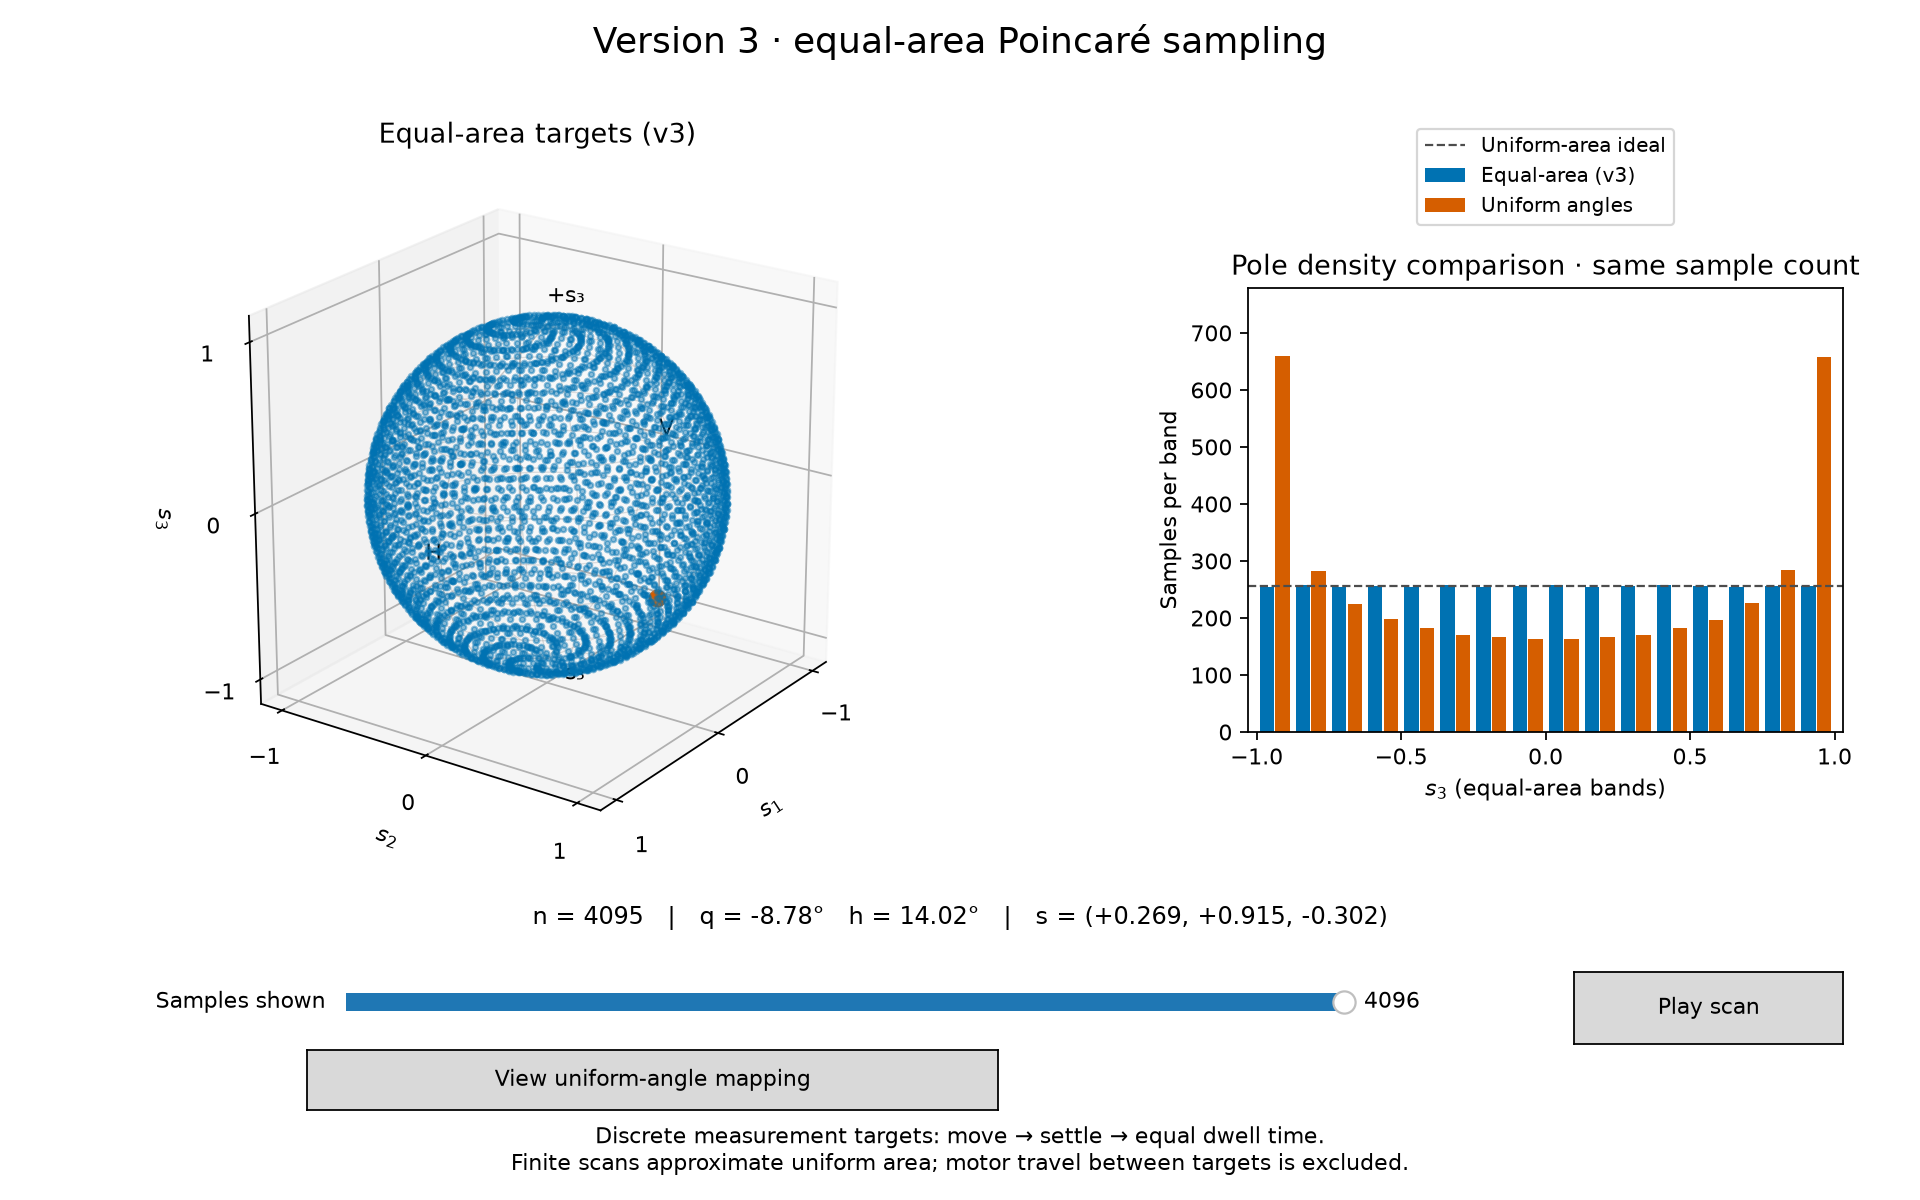

Source code (Python):
"""Version 3: equal-area sampling from an irrational torus sequence.

Horizontal input -> QWP(q) -> HWP(h). Requires numpy, matplotlib, and the
adjacent poincare_scan.py module (which defines the Stokes convention).

For n=0,1,...,N-1:
    u = frac(1/2 + n*(sqrt(5)-1)/2)
    v = frac(n*(sqrt(2)-1))
    z = 2*u-1; longitude = 2*pi*v
    q = arcsin(z)/2
    h = (longitude+2*q)/4 mod (pi/2)
Angles in these equations are radians. The first sample has q=h=0 and is H.

1, (sqrt(5)-1)/2, sqrt(2)-1 are rationally independent, making (u,v)
equidistributed on the unit square in exact arithmetic. dOmega=dz*dlongitude
shows that the equal-area mapping is asymptotically uniform on the sphere.
Finite prefixes are approximately uniform; floating-point precision is finite.

This is a sequence of measurement targets, NOT a continuous motor trajectory.
Move to each pair, settle, then measure with equal dwell time. Connecting
the targets does not give uniform time sampling of the sphere. Animation
reveals discrete samples, without drawing fictitious paths between them.

The uniform-angle comparison uses the SAME latent torus samples, but the
version-2 mapping q=180*u, h=90*v. This isolates mapping bias from scheduling.
Its initial angles are (90,0) degrees (also H); version 3 starts at (0,0).

Run: python poincare_equal_area_scan.py
Save: python poincare_equal_area_scan.py --save equal_area_scan.png
Export targets: python poincare_equal_area_scan.py --csv equal_area_scan.csv
Validate: python poincare_equal_area_scan.py --check
"""

import argparse
import numpy as np
from poincare_scan import stokes, jones_plate, validate as validate_optics

ALPHA = (np.sqrt(5)-1)/2
BETA = np.sqrt(2)-1
BAND_EDGES = np.linspace(-1,1,17)
MODES = ('equal-area','uniform-angle')


def inverse_stokes(z, longitude):
    """Convert target s3 and longitude (radians) into QWP/HWP degrees."""
    z, longitude = np.broadcast_arrays(np.asarray(z,dtype=float),
                                       np.asarray(longitude,dtype=float))
    if np.any(~np.isfinite(z)) or np.any(np.abs(z)>1) or np.any(~np.isfinite(longitude)):
        raise ValueError('z must be finite in [-1,1], and longitude must be finite')
    q = 0.5*np.arcsin(z)
    h = np.mod((longitude+2*q)/4, np.pi/2)
    return np.rad2deg(q), np.rad2deg(h)


def scan_targets(samples=4096, mode='equal-area'):
    """Return sample indices, latent u/v, QWP/HWP degrees, and Stokes XYZ."""
    if not isinstance(samples,(int,np.integer)) or samples<1:
        raise ValueError('samples must be a positive integer')
    if mode not in MODES:
        raise ValueError(f'mode must be one of {MODES}')
    n = np.arange(samples)
    u = (0.5+n*ALPHA)%1
    v = (n*BETA)%1
    if mode=='equal-area':
        q,h = inverse_stokes(2*u-1,2*np.pi*v)
    else:
        q,h = 180*u,90*v
    return n,u,v,q,h,stokes(q,h)


def band_counts(points):
    """Counts in 16 bands, each with exactly 1/16 of the sphere area."""
    return np.histogram(points[:,2],bins=BAND_EDGES)[0]


def validate():
    validate_optics()
    n,u,v,q,h,s = scan_targets()
    np.testing.assert_allclose([q[0],h[0]], [0,0], atol=1e-12)
    np.testing.assert_allclose(s[0], [1,0,0], atol=1e-12)
    z=2*u-1; r=np.sqrt(1-z*z); longitude=2*np.pi*v
    desired=np.column_stack((r*np.cos(longitude),r*np.sin(longitude),z))
    np.testing.assert_allclose(s,desired,atol=2e-12)
    np.testing.assert_allclose(np.linalg.norm(s,axis=1),1,atol=1e-12)
    # Jones propagation checks the inverse mapping independently of Stokes.
    for k in np.linspace(0,len(n)-1,101,dtype=int):
        ex,ey=jones_plate(h[k],np.pi)@jones_plate(q[k],np.pi/2)@[1,0]
        actual=[abs(ex)**2-abs(ey)**2,2*np.real(np.conj(ex)*ey),2*np.imag(np.conj(ex)*ey)]
        np.testing.assert_allclose(actual,desired[k],atol=2e-12)
    # Include poles and wrapped longitude in the inverse check.
    z_test=np.array([-1,-0.99,0,0.99,1]); lon=np.array([-9,0,2,7,20])
    qt,ht=inverse_stokes(z_test,lon)
    expected=np.column_stack((np.sqrt(1-z_test*z_test)*np.cos(lon),
                               np.sqrt(1-z_test*z_test)*np.sin(lon),z_test))
    np.testing.assert_allclose(stokes(qt,ht),expected,atol=1e-12)
    # Regression checks for area distribution, including joint z/longitude cells.
    np.testing.assert_allclose(s.mean(axis=0),0,atol=0.007)
    np.testing.assert_allclose((s*s).mean(axis=0),1/3,atol=0.007)
    joint=np.histogram2d(z,longitude,bins=[np.linspace(-1,1,9),np.linspace(0,2*np.pi,17)])[0]
    assert np.max(np.abs(joint-32))<16, 'Large equal-area cell discrepancy'
    equal=band_counts(s); biased=band_counts(scan_targets(mode='uniform-angle')[-1])
    assert equal.sum()==len(n) and np.ptp(equal)<12
    assert biased[[0,-1]].sum()>2*equal[[0,-1]].sum()
    return f'PASS: inverse/Jones mapping, initial H, poles, unit norm, joint-area cells; band counts {equal.min()}–{equal.max()} (ideal 256).'


def build_figure(samples=4096, mode='equal-area', animate=True, initial=None):
    import matplotlib.pyplot as plt
    from matplotlib.widgets import Slider, Button
    from matplotlib.animation import FuncAnimation

    scans={m:scan_targets(samples,m) for m in MODES}
    fig=plt.figure(figsize=(12,7.5))
    fig.suptitle('Version 3 · equal-area Poincaré sampling',fontsize=16)
    ax=fig.add_axes([0.02,0.29,0.52,0.58],projection='3d')
    hist=fig.add_axes([0.65,0.39,0.31,0.37])
    a,b=np.meshgrid(np.linspace(0,2*np.pi,65),np.arcsin(np.linspace(-1,1,9)))
    ax.plot_wireframe(np.cos(b)*np.cos(a),np.cos(b)*np.sin(a),np.sin(b),
                      rstride=1,cstride=8,color='0.6',alpha=0.3,lw=0.6)
    ax.set(xlabel='$s_1$',ylabel='$s_2$',zlabel='$s_3$',
           xlim=(-1.15,1.15),ylim=(-1.15,1.15),zlim=(-1.15,1.15))
    ax.set_box_aspect((1,1,1));ax.view_init(elev=22,azim=35)
    for setter in (ax.set_xticks,ax.set_yticks,ax.set_zticks): setter([-1,0,1])
    for p,label in [((1,0,0),'H'),((-1,0,0),'V'),((0,0,1),'+s₃'),((0,0,-1),'−s₃')]:
        ax.text(*(np.array(p)*1.13),label)
    cloud=ax.scatter([],[],[],s=6,color='#0072B2',alpha=0.45,depthshade=False)
    selected,=ax.plot([],[],[],'o',color='#D55E00',ms=7)
    centers=(BAND_EDGES[:-1]+BAND_EDGES[1:])/2
    bars_eq=hist.bar(centers-0.027,np.zeros(16),width=0.05,color='#0072B2',label='Equal-area (v3)')
    bars_old=hist.bar(centers+0.027,np.zeros(16),width=0.05,color='#D55E00',label='Uniform angles')
    ideal=hist.axhline(0,color='0.3',ls='--',lw=1,label='Uniform-area ideal')
    hist.set(xlim=(-1.03,1.03),ylim=(0,1),xlabel='$s_3$ (equal-area bands)',ylabel='Samples per band',
             title='Pole density comparison · same sample count')
    hist.set_xticks([-1,-0.5,0,0.5,1]);hist.legend(fontsize=9,loc='lower center',bbox_to_anchor=(0.5,1.12))
    readout=fig.text(0.5,0.23,'',ha='center',fontsize=11)
    fig.text(0.5,0.025,'Discrete measurement targets: move → settle → equal dwell time.\n'
             'Finite scans approximate uniform area; motor travel between targets is excluded.',ha='center',fontsize=10)
    slider=Slider(fig.add_axes([0.18,0.15,0.52,0.03]),'Samples shown',1,samples,
                  valinit=1 if initial is None else max(1,min(samples,initial)),valstep=1,valfmt='%d') if samples>1 else None
    play=Button(fig.add_axes([0.82,0.13,0.14,0.06]),'Play scan')
    compare=Button(fig.add_axes([0.16,0.075,0.36,0.05]),'View uniform-angle mapping')
    state={'running':False,'internal':False,'mode':mode,'count':1 if initial is None else max(1,min(samples,initial))}

    def update(_=None):
        count=int(slider.val) if slider else 1
        state['count']=count
        _,u,v,q,h,points=scans[state['mode']]
        p=points[:count]
        cloud._offsets3d=(p[:,0],p[:,1],p[:,2]);selected.set_data_3d(*points[count-1:count].T)
        ax.set_title('Equal-area targets (v3)' if state['mode']=='equal-area' else 'Uniform-angle targets (comparison)')
        eq=band_counts(scans['equal-area'][-1][:count]);old=band_counts(scans['uniform-angle'][-1][:count])
        for bars,counts in ((bars_eq,eq),(bars_old,old)):
            for bar,height in zip(bars,counts): bar.set_height(height)
        ideal.set_ydata([count/16,count/16]);hist.set_ylim(0,max(1,eq.max(),old.max())*1.18)
        k=count-1;s=points[k]
        readout.set_text(f'n = {k}   |   q = {q[k]:.2f}°   h = {h[k]:.2f}°   |   '
                         f's = ({s[0]:+.3f}, {s[1]:+.3f}, {s[2]:+.3f})')
        compare.label.set_text('View uniform-angle mapping' if state['mode']=='equal-area' else 'View equal-area mapping')
        fig.canvas.draw_idle()

    def scrub(_):
        if not state['internal']: state['running']=False;play.label.set_text('Play scan')
        update()

    def toggle(_):
        if slider is None:return
        if int(slider.val)==samples:slider.set_val(1)
        state['running']=not state['running'];play.label.set_text('Pause' if state['running'] else 'Play scan')
        fig.canvas.draw_idle()

    def change_mode(_):
        state['mode']='uniform-angle' if state['mode']=='equal-area' else 'equal-area'
        update()

    def tick(_):
        if state['running'] and slider:
            state['internal']=True;slider.set_val(min(samples,int(slider.val)+16));state['internal']=False
            if int(slider.val)==samples:state['running']=False;play.label.set_text('Replay')

    if slider:slider.on_changed(scrub)
    play.on_clicked(toggle);compare.on_clicked(change_mode);update()
    fig._equal_area_controls=(slider,play,compare,state,tick,change_mode)
    if animate and slider:fig._equal_area_animation=FuncAnimation(fig,tick,interval=40,cache_frame_data=False)
    return fig


if __name__=='__main__':
    parser=argparse.ArgumentParser(description=__doc__,formatter_class=argparse.RawDescriptionHelpFormatter)
    parser.add_argument('--samples',type=int,default=4096,help='Total targets, including initial H')
    parser.add_argument('--mode',choices=MODES,default='equal-area')
    parser.add_argument('--save',metavar='PNG')
    parser.add_argument('--csv',metavar='CSV',help='Export targets; with no --save, export and exit')
    parser.add_argument('--check',action='store_true')
    args=parser.parse_args()
    if args.samples<1:parser.error('--samples must be positive')
    if args.check:print(validate())
    else:
        if args.csv:
            n,u,v,q,h,s=scan_targets(args.samples,args.mode)
            np.savetxt(args.csv,np.column_stack((n,u,v,q,h,s)),delimiter=',',
                       header='n,u,v,q_deg,h_deg,s1,s2,s3',comments='',fmt=['%d']+['%.12g']*7)
            print(f'Exported {args.samples} targets to {args.csv}')
        if args.save or not args.csv:
            if args.save:
                import matplotlib
                matplotlib.use('Agg')
            import matplotlib.pyplot as plt
            fig=build_figure(args.samples,args.mode,animate=not args.save,
                             initial=args.samples if args.save else 1)
            if args.save:fig.savefig(args.save,dpi=160);plt.close(fig)
            else:plt.show()
